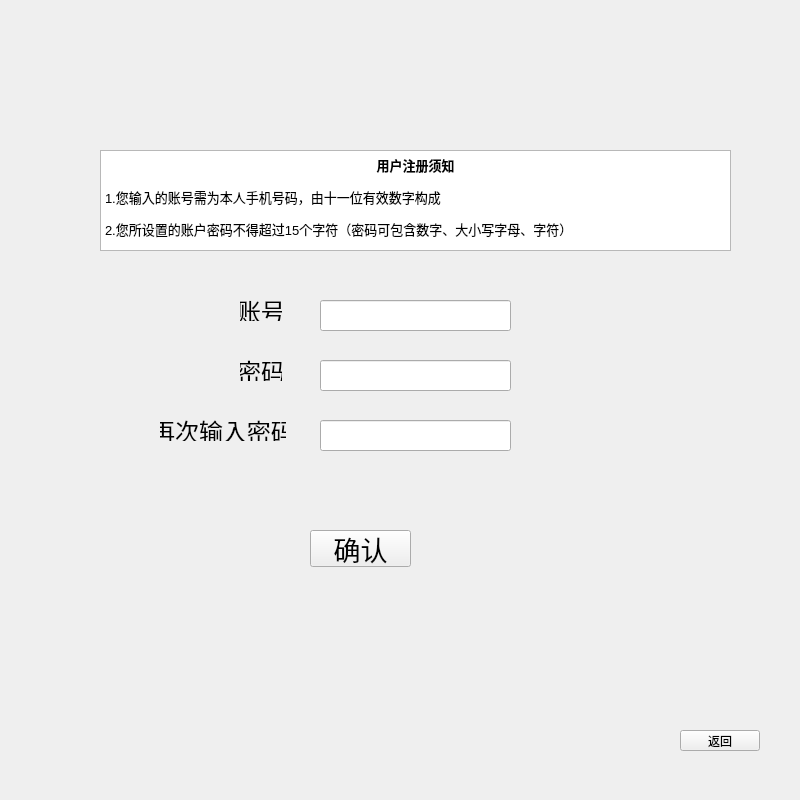
<?xml version="1.0" encoding="UTF-8"?>
<ui version="4.0">
 <class>Register</class>
 <widget class="QWidget" name="Register">
  <property name="enabled">
   <bool>true</bool>
  </property>
  <property name="geometry">
   <rect>
    <x>0</x>
    <y>0</y>
    <width>800</width>
    <height>800</height>
   </rect>
  </property>
  <property name="windowTitle">
   <string>Form</string>
  </property>
  <widget class="QLabel" name="label">
   <property name="geometry">
    <rect>
     <x>240</x>
     <y>300</y>
     <width>42</width>
     <height>21</height>
    </rect>
   </property>
   <property name="font">
    <font>
     <family>楷体</family>
     <pointsize>18</pointsize>
    </font>
   </property>
   <property name="text">
    <string>账号</string>
   </property>
   <property name="alignment">
    <set>Qt::AlignCenter</set>
   </property>
  </widget>
  <widget class="QLabel" name="label_2">
   <property name="geometry">
    <rect>
     <x>240</x>
     <y>360</y>
     <width>42</width>
     <height>21</height>
    </rect>
   </property>
   <property name="font">
    <font>
     <family>楷体</family>
     <pointsize>18</pointsize>
    </font>
   </property>
   <property name="text">
    <string>密码</string>
   </property>
   <property name="alignment">
    <set>Qt::AlignCenter</set>
   </property>
  </widget>
  <widget class="QLabel" name="label_3">
   <property name="geometry">
    <rect>
     <x>160</x>
     <y>420</y>
     <width>126</width>
     <height>21</height>
    </rect>
   </property>
   <property name="font">
    <font>
     <family>楷体</family>
     <pointsize>18</pointsize>
    </font>
   </property>
   <property name="text">
    <string>再次输入密码</string>
   </property>
   <property name="alignment">
    <set>Qt::AlignCenter</set>
   </property>
  </widget>
  <widget class="QLineEdit" name="lineEdit">
   <property name="geometry">
    <rect>
     <x>320</x>
     <y>300</y>
     <width>191</width>
     <height>31</height>
    </rect>
   </property>
  </widget>
  <widget class="QLineEdit" name="lineEdit_2">
   <property name="enabled">
    <bool>true</bool>
   </property>
   <property name="geometry">
    <rect>
     <x>320</x>
     <y>360</y>
     <width>191</width>
     <height>31</height>
    </rect>
   </property>
   <property name="autoFillBackground">
    <bool>false</bool>
   </property>
   <property name="echoMode">
    <enum>QLineEdit::Password</enum>
   </property>
  </widget>
  <widget class="QLineEdit" name="lineEdit_3">
   <property name="geometry">
    <rect>
     <x>320</x>
     <y>420</y>
     <width>191</width>
     <height>31</height>
    </rect>
   </property>
   <property name="echoMode">
    <enum>QLineEdit::Password</enum>
   </property>
  </widget>
  <widget class="QPushButton" name="yes">
   <property name="geometry">
    <rect>
     <x>310</x>
     <y>530</y>
     <width>101</width>
     <height>37</height>
    </rect>
   </property>
   <property name="font">
    <font>
     <pointsize>20</pointsize>
    </font>
   </property>
   <property name="text">
    <string>确认</string>
   </property>
  </widget>
  <widget class="QPushButton" name="return_2">
   <property name="geometry">
    <rect>
     <x>680</x>
     <y>730</y>
     <width>80</width>
     <height>21</height>
    </rect>
   </property>
   <property name="text">
    <string>返回</string>
   </property>
  </widget>
  <widget class="QTextEdit" name="textEditAgreement">
   <property name="geometry">
    <rect>
     <x>100</x>
     <y>150</y>
     <width>631</width>
     <height>101</height>
    </rect>
   </property>
   <property name="html">
    <string>&lt;!DOCTYPE HTML PUBLIC &quot;-//W3C//DTD HTML 4.0//EN&quot; &quot;http://www.w3.org/TR/REC-html40/strict.dtd&quot;&gt;
&lt;html&gt;&lt;head&gt;&lt;meta name=&quot;qrichtext&quot; content=&quot;1&quot; /&gt;&lt;meta charset=&quot;utf-8&quot; /&gt;&lt;style type=&quot;text/css&quot;&gt;
p, li { white-space: pre-wrap; }
hr { height: 1px; border-width: 0; }
li.unchecked::marker { content: &quot;\2610&quot;; }
li.checked::marker { content: &quot;\2612&quot;; }
&lt;/style&gt;&lt;/head&gt;&lt;body style=&quot; font-family:'Microsoft YaHei UI'; font-size:9pt; font-weight:400; font-style:normal;&quot;&gt;
&lt;p align=&quot;center&quot; style=&quot; margin-top:12px; margin-bottom:12px; margin-left:0px; margin-right:0px; -qt-block-indent:0; text-indent:0px;&quot;&gt;&lt;span style=&quot; font-size:10pt; font-weight:700;&quot;&gt;用户注册须知&lt;/span&gt;&lt;/p&gt;
&lt;p style=&quot; margin-top:12px; margin-bottom:12px; margin-left:0px; margin-right:0px; -qt-block-indent:0; text-indent:0px;&quot;&gt;&lt;span style=&quot; font-size:10pt;&quot;&gt;1.您输入的账号需为本人手机号码，由十一位有效数字构成&lt;/span&gt;&lt;/p&gt;
&lt;p style=&quot; margin-top:12px; margin-bottom:12px; margin-left:0px; margin-right:0px; -qt-block-indent:0; text-indent:0px;&quot;&gt;&lt;span style=&quot; font-size:10pt;&quot;&gt;2.您所设置的账户密码不得超过15个字符（密码可包含数字、大小写字母、字符）&lt;/span&gt;&lt;/p&gt;&lt;/body&gt;&lt;/html&gt;</string>
   </property>
  </widget>
 </widget>
 <resources/>
 <connections/>
</ui>
